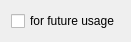
<?xml version="1.0" encoding="UTF-8"?>
<ui version="4.0">
 <class>CNetworkSetupForm</class>
 <widget class="QFrame" name="CNetworkSetupForm">
  <property name="geometry">
   <rect>
    <x>0</x>
    <y>0</y>
    <width>99</width>
    <height>31</height>
   </rect>
  </property>
  <property name="windowTitle">
   <string>Network offset times</string>
  </property>
  <layout class="QHBoxLayout" name="horizontalLayout">
   <item>
    <widget class="QCheckBox" name="cb_DynamicOffsetTimes">
     <property name="text">
      <string>for future usage</string>
     </property>
    </widget>
   </item>
  </layout>
 </widget>
 <resources/>
 <connections/>
</ui>
